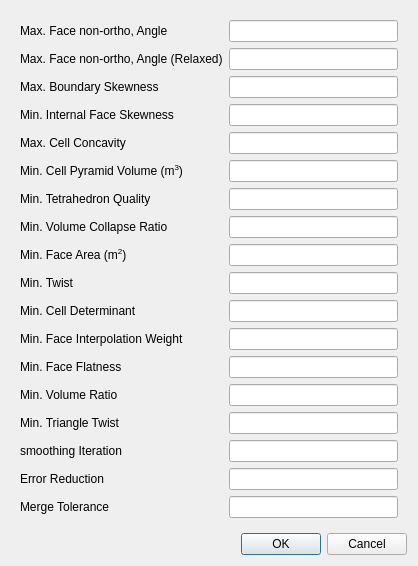
<?xml version="1.0" encoding="UTF-8"?>
<ui version="4.0">
 <class>MeshQualityParametersDialog</class>
 <widget class="QDialog" name="MeshQualityParametersDialog">
  <property name="geometry">
   <rect>
    <x>0</x>
    <y>0</y>
    <width>418</width>
    <height>546</height>
   </rect>
  </property>
  <property name="windowTitle">
   <string>Mesh Qualitiy Parameters</string>
  </property>
  <layout class="QVBoxLayout" name="verticalLayout">
   <item>
    <widget class="QWidget" name="widget" native="true">
     <layout class="QFormLayout" name="formLayout">
      <item row="0" column="0">
       <widget class="QLabel" name="label">
        <property name="text">
         <string>Max. Face non-ortho, Angle</string>
        </property>
       </widget>
      </item>
      <item row="0" column="1">
       <widget class="QLineEdit" name="maxNonOrtho"/>
      </item>
      <item row="1" column="0">
       <widget class="QLabel" name="label_2">
        <property name="text">
         <string>Max. Face non-ortho, Angle (Relaxed)</string>
        </property>
       </widget>
      </item>
      <item row="2" column="0">
       <widget class="QLabel" name="label_3">
        <property name="text">
         <string>Max. Boundary Skewness</string>
        </property>
       </widget>
      </item>
      <item row="3" column="0">
       <widget class="QLabel" name="label_4">
        <property name="text">
         <string>Min. Internal Face Skewness</string>
        </property>
       </widget>
      </item>
      <item row="4" column="0">
       <widget class="QLabel" name="label_5">
        <property name="text">
         <string>Max. Cell Concavity</string>
        </property>
       </widget>
      </item>
      <item row="5" column="0">
       <widget class="QLabel" name="label_6">
        <property name="text">
         <string>Min. Cell Pyramid Volume (m&lt;sup&gt;3&lt;/sup&gt;)</string>
        </property>
       </widget>
      </item>
      <item row="6" column="0">
       <widget class="QLabel" name="label_7">
        <property name="text">
         <string>Min. Tetrahedron Quality</string>
        </property>
       </widget>
      </item>
      <item row="7" column="0">
       <widget class="QLabel" name="label_8">
        <property name="text">
         <string>Min. Volume Collapse Ratio</string>
        </property>
       </widget>
      </item>
      <item row="8" column="0">
       <widget class="QLabel" name="label_9">
        <property name="text">
         <string>Min. Face Area (m&lt;sup&gt;2&lt;/sup&gt;)</string>
        </property>
       </widget>
      </item>
      <item row="9" column="0">
       <widget class="QLabel" name="label_10">
        <property name="text">
         <string>Min. Twist</string>
        </property>
       </widget>
      </item>
      <item row="10" column="0">
       <widget class="QLabel" name="label_11">
        <property name="text">
         <string>Min. Cell Determinant</string>
        </property>
       </widget>
      </item>
      <item row="11" column="0">
       <widget class="QLabel" name="label_12">
        <property name="text">
         <string>Min. Face Interpolation Weight</string>
        </property>
       </widget>
      </item>
      <item row="12" column="0">
       <widget class="QLabel" name="label_13">
        <property name="text">
         <string>Min. Face Flatness</string>
        </property>
       </widget>
      </item>
      <item row="13" column="0">
       <widget class="QLabel" name="label_14">
        <property name="text">
         <string>Min. Volume Ratio</string>
        </property>
       </widget>
      </item>
      <item row="14" column="0">
       <widget class="QLabel" name="label_15">
        <property name="text">
         <string>Min. Triangle Twist</string>
        </property>
       </widget>
      </item>
      <item row="15" column="0">
       <widget class="QLabel" name="label_16">
        <property name="text">
         <string>smoothing Iteration</string>
        </property>
       </widget>
      </item>
      <item row="16" column="0">
       <widget class="QLabel" name="label_17">
        <property name="text">
         <string>Error Reduction</string>
        </property>
       </widget>
      </item>
      <item row="17" column="0">
       <widget class="QLabel" name="label_18">
        <property name="text">
         <string>Merge Tolerance</string>
        </property>
       </widget>
      </item>
      <item row="1" column="1">
       <widget class="QLineEdit" name="maNonOrthoRelaxed"/>
      </item>
      <item row="2" column="1">
       <widget class="QLineEdit" name="maxBoundarySkewness"/>
      </item>
      <item row="3" column="1">
       <widget class="QLineEdit" name="minInternalSkewness"/>
      </item>
      <item row="4" column="1">
       <widget class="QLineEdit" name="maxConcave"/>
      </item>
      <item row="5" column="1">
       <widget class="QLineEdit" name="minVol"/>
      </item>
      <item row="6" column="1">
       <widget class="QLineEdit" name="minTetQuality"/>
      </item>
      <item row="7" column="1">
       <widget class="QLineEdit" name="minVolCollapseRatio"/>
      </item>
      <item row="8" column="1">
       <widget class="QLineEdit" name="minArea"/>
      </item>
      <item row="9" column="1">
       <widget class="QLineEdit" name="minTwist"/>
      </item>
      <item row="10" column="1">
       <widget class="QLineEdit" name="minDeterminant"/>
      </item>
      <item row="11" column="1">
       <widget class="QLineEdit" name="minFaceWeight"/>
      </item>
      <item row="12" column="1">
       <widget class="QLineEdit" name="minFaceFlatness"/>
      </item>
      <item row="13" column="1">
       <widget class="QLineEdit" name="minVolRatio"/>
      </item>
      <item row="14" column="1">
       <widget class="QLineEdit" name="minTriangleTwist"/>
      </item>
      <item row="15" column="1">
       <widget class="QLineEdit" name="nSmoothScale"/>
      </item>
      <item row="16" column="1">
       <widget class="QLineEdit" name="errorReduction"/>
      </item>
      <item row="17" column="1">
       <widget class="QLineEdit" name="mergeTolerance"/>
      </item>
     </layout>
    </widget>
   </item>
   <item>
    <widget class="QDialogButtonBox" name="buttonBox">
     <property name="orientation">
      <enum>Qt::Horizontal</enum>
     </property>
     <property name="standardButtons">
      <set>QDialogButtonBox::Cancel|QDialogButtonBox::Ok</set>
     </property>
    </widget>
   </item>
  </layout>
 </widget>
 <resources/>
 <connections>
  <connection>
   <sender>buttonBox</sender>
   <signal>accepted()</signal>
   <receiver>MeshQualityParametersDialog</receiver>
   <slot>accept()</slot>
   <hints>
    <hint type="sourcelabel">
     <x>248</x>
     <y>254</y>
    </hint>
    <hint type="destinationlabel">
     <x>157</x>
     <y>274</y>
    </hint>
   </hints>
  </connection>
  <connection>
   <sender>buttonBox</sender>
   <signal>rejected()</signal>
   <receiver>MeshQualityParametersDialog</receiver>
   <slot>reject()</slot>
   <hints>
    <hint type="sourcelabel">
     <x>316</x>
     <y>260</y>
    </hint>
    <hint type="destinationlabel">
     <x>286</x>
     <y>274</y>
    </hint>
   </hints>
  </connection>
 </connections>
</ui>
